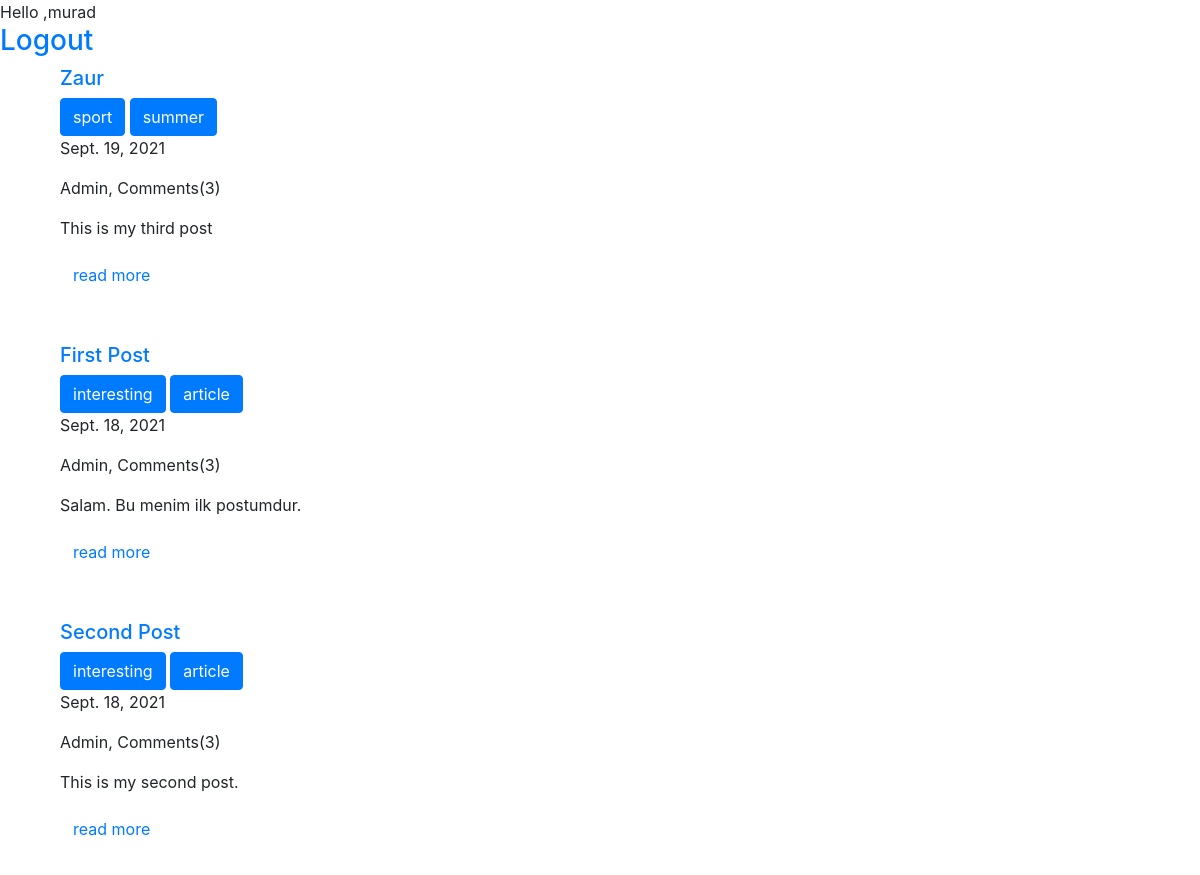
The app's page / (signed in), older data.
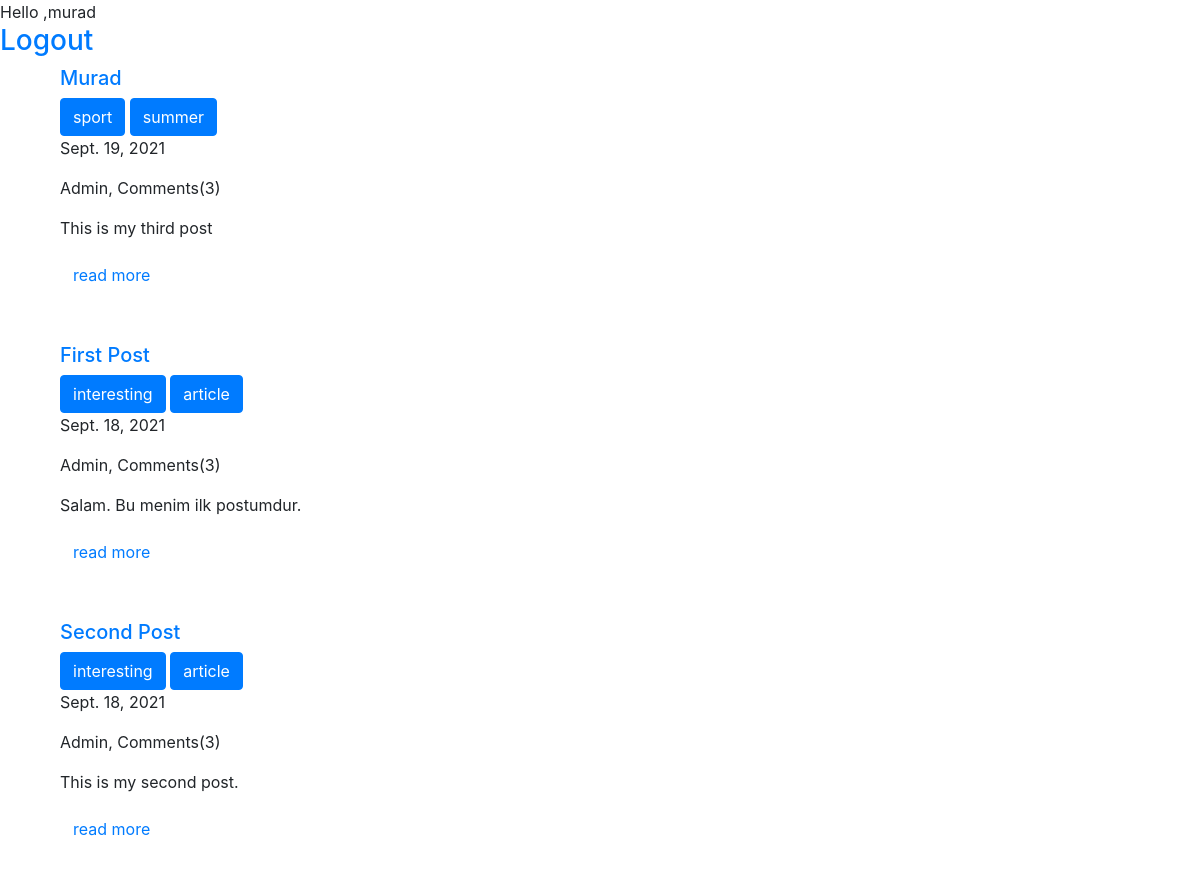
The same page, newer data.
### blogapp/models.py (models this page shows, shortened)
class Post(models.Model):
    title = models.CharField(max_length=100,verbose_name='title')
    slug = models.SlugField(max_length=100,editable = False)
    image = models.ImageField(null=True, blank = True, upload_to = 'post')
    author = models.ForeignKey(User,on_delete=models.CASCADE)
    content = models.TextField(verbose_name='Post content')
    publish_date = models.DateField(auto_now_add=True)
    category = models.CharField(choices=CATEGORY, max_length=50)
    tag = models.ManyToManyField(Tag)
    class Meta:
        ordering = ( '-publish_date' , )

class Tag(models.Model):
    tag_name = models.CharField(max_length=50)

### blogapp/views.py (the view)
# urls.py: 2. Add a URL to urlpatterns:  path('', views.home, name='home')
@login_required(login_url='login')
def home(request):
    context = {
        "posts" : Post.objects.all()
    }
    return render(request,'index.html',context)

### templates/index.html (shortened to what this page needs)
<link href="//maxcdn.bootstrapcdn.com/bootstrap/4.1.1/css/bootstrap.min.css" rel="stylesheet" id="bootstrap-css">
<span>Hello ,{{request.user}} </span>
<h3><a href="{% url 'logout' %}">Logout</a></h3>
{% for post in posts%}
<div class="container cta-100 ">
    <div class="container">
        <div class="row blog">
            <div class="col-md-12">
                <div id="blogCarousel" class="carousel slide container-blog" data-ride="carousel">
                    <ol class="carousel-indicators">
                        <li data-target="#blogCarousel" data-slide-to="0" class="active"></li>
                        <li data-target="#blogCarousel" data-slide-to="1"></li>
                    </ol>
                    <div class="carousel-inner">
                        <div class="carousel-item active">
                            <div class="row">
                                <div class="col-md-4">
                                    <div class="item-box-blog">
                                        <div class="item-box-blog-heading">
                                            <a href="#" tabindex="0">
                                                <h5>{{post.title}}</h5>
                                                {% for tag in post.tag.all %}
                                                <a href="/tag/{{tag.id}}/ " class="btn btn-primary">{{tag.tag_name}}</a> {% endfor %}
                                            </a>
                                        </div>
                                        <div class="item-box-blog-image">
                                            <div class="item-box-blog-date bg-blue-ui white"> <span class="mon">{{post.publish_date}}</span> </div>
                                        </div>
                                        <div class="item-box-blog-body">
                                            <div class="item-box-blog-data" style="padding: px 15px;">
                                                <p> Admin,  Comments(3)</p>
                                            </div>
                                            <div class="item-box-blog-text">
                                                <p>{{post.content}}</p>
                                            </div>
                                        </div>
                                        <div class="mt">
                                            <a href="{% url "post_detail" post.id%} " tabindex="0 " class="btn bg-blue-ui white read ">read more</a> </div>
                                    </div>
                                </div>
                            </div>
                            <div class="col-md-4 ">
                            </div>
                        </div>
                    </div>
                </div>
            </div>
        </div>
    </div>
</div>
<br> {% endfor %}

Row changes from the older to the newer data that the page shows:
changed Post "This is my third post": title "Zaur" → "Murad"
